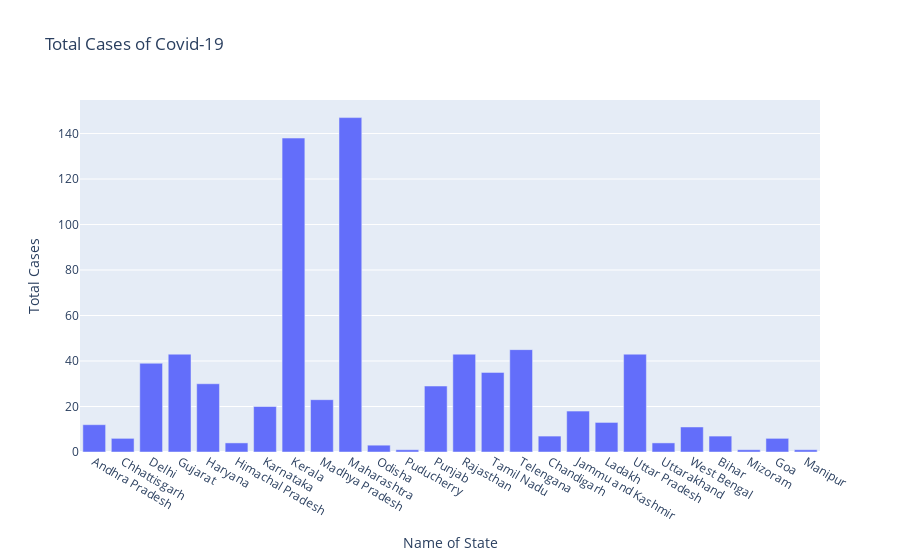

Notebook source saved alongside this figure:
### Code cell
#Using plotly
fig=go.Figure()
fig.add_trace(go.Bar(x=data['Name of State / UT'],y=data['Total Cases']))
fig.update_layout(title='Total Cases of Covid-19',xaxis=dict(title="Name of State"),yaxis=dict(title='Total Cases'))

### Figure 1 — Plotly figure (JSON) as saved in the notebook; plotly's stock layout.template omitted (floating-point values rounded to 4 significant figures)
{"data": [{"type": "bar", "x": ["Andhra Pradesh", "Chhattisgarh", "Delhi", "Gujarat", "Haryana", "Himachal Pradesh", "Karnataka", "Kerala", "Madhya Pradesh", "Maharashtra", "Odisha", "Puducherry", "Punjab", "Rajasthan", "Tamil Nadu", "Telengana", "Chandigarh", "Jammu and Kashmir", "Ladakh", "Uttar Pradesh", "Uttarakhand", "West Bengal", "Bihar", "Mizoram", "Goa", "Manipur"], "y": [12, 6, 39, 43, 30, 4, 20, 138, 23, 147, 3, 1, 29, 43, 35, 45, 7, 18, 13, 43, 4, 11, 7, 1, 6, 1]}], "layout": {"title": {"text": "Total Cases of Covid-19"}, "xaxis": {"title": {"text": "Name of State"}}, "yaxis": {"title": {"text": "Total Cases"}}}}
